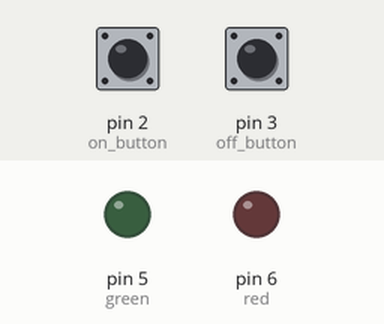
This sketch was run on a simulated Arduino Uno, built with avr-gcc and run on an emulated ATmega328P. On the bench: output pins drawn as LEDs (lit = HIGH). Inputs (shaded band) come from the test bench; at power-on: pin 2 (on_button) HIGH, pin 3 (off_button) HIGH. WiFi joins after 1.5 s; servers stay silent unless stated; pins used as bus, display or sensor lines are not drawn; what the sketch prints to the serial monitor is not drawn.

Above: at 1.6 s.
1.7 s: pin 2 (on_button) pulled LOW for 0.15 s
At 2.5 s:
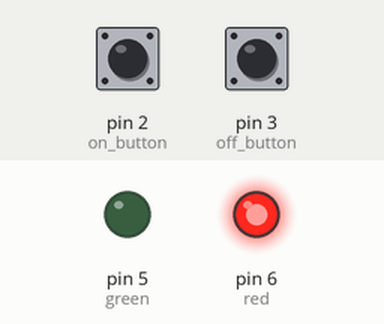
3.3 s: pin 3 (off_button) pulled LOW for 0.15 s
At 3.7 s:
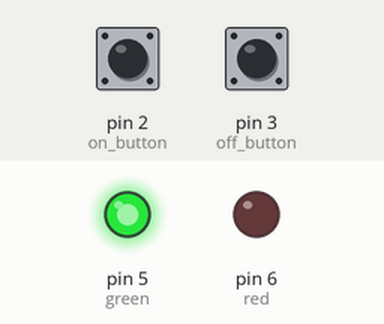
4.9 s: pin 2 (on_button) pulled LOW for 1 s
At 6.1 s:
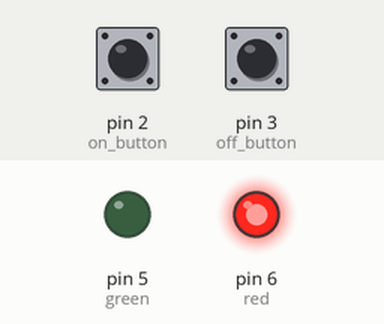
7.4 s: pin 3 (off_button) pulled LOW for 1 s
At 8.0 s:
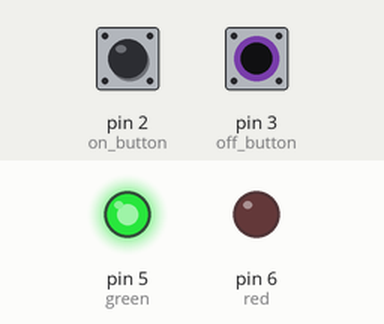
9.9 s: pin 2 (on_button) pulsed LOW 5 times (0.12 s each, 0.3 s apart)
At 11.1 s:
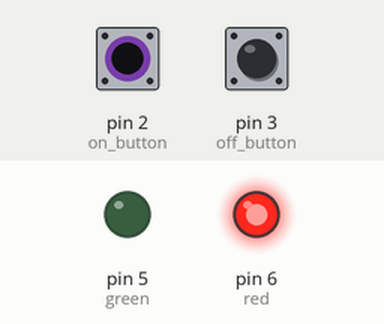
12.9 s: pin 3 (off_button) driven LOW
At 13.4 s:
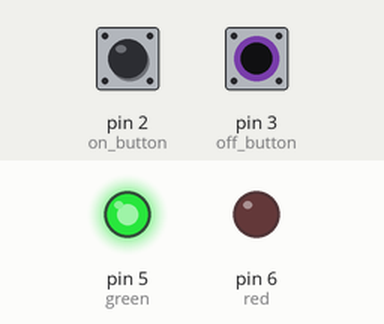
Timing chart, 0 to 15.7 s (numbered marks = the images above; inputs shaded):
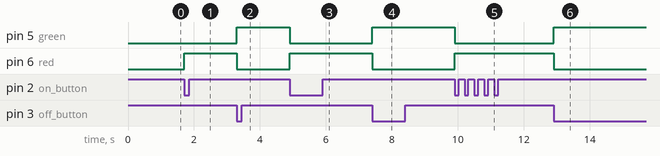

The sketch:

Two_buttons_.ino
```cpp
// This project is the basic script to design and implement low cost
// controllling system for the proejectors using Hex commands through
// TCP 7142 port
//https://www.industrialshields.com/blog/arduino-industrial-1/post/how-to-create-a-tcp-client-on-an-arduino-based-plc-55
#include <Ethernet.h>
#include <SPI.h>

byte mac[] = {0xDE,0xAD,0xBE,0xEF,0xFE,0xED};
byte ip[] = {192,168,0,1};
byte projector[] = {192,168,0,10}; // the projector IP
byte variable[22];//21,because the status reply is 21 bytes
const byte green =5;
const byte red =6;
int k,Reset=7;
int x,y;//x acts as a flag for the yellow led
//y acts as a flag for the red led
EthernetClient client;
byte commandOn[]={0x02,0x00,0x00,0x00,0x00,0x02};// turn on command
byte commandOff[]={0x02,0x01,0x00,0x00,0x00,0x03};// turn off command
byte StatusReq []={0x00,0x85,0x00,0x00,0x01,0x01,0x87};//running status command
void setup()
{
digitalWrite(Reset, HIGH);
Ethernet.begin(mac, ip);
Serial.begin(9600);
pinMode(Reset, OUTPUT);
pinMode(2,INPUT_PULLUP); //on button
pinMode(3,INPUT_PULLUP);//off button
pinMode(6,OUTPUT);
pinMode(5,OUTPUT);
Serial.println("connecting to the projector...");
client.connect(projector,7142);
if (client.connect(projector, 7142)) {
    Serial.println("connected  and my local IP");
    Serial.println(Ethernet.localIP());
    Serial.println("connected");
    }
attachInterrupt(digitalPinToInterrupt(2),Intrrupt0ff, CHANGE);
attachInterrupt(digitalPinToInterrupt(3),Intrrupton, CHANGE);
//digitalWrite(green,LOW);
//digitalWrite(red,HIGH);
}
void loop(){
   if(!client.connected()){
    Serial.println("connection failed, Reconnecting....");
    client.connect(projector, 7142);
    if (client.connect(projector, 7142)) {
      Serial.println("finally connected");
    }
  }
delay(600); }
//============================================================
//=============Function Declarations======================
//---------------------the interrupt function----------------------------------------
void  Intrrupt0ff(){// this function is called whenever the button is pressed
 Serial.println("turning off the projector");
digitalWrite(green,LOW);
digitalWrite(red,HIGH);
TurnOff();
}
void Intrrupton(){
digitalWrite(red,LOW);
digitalWrite(green,HIGH);
Serial.println("turning on the projector");
TurnOn();

}


//----Turn off the Projector------------------------------------------------
void TurnOff(){
client.write(commandOff,sizeof(commandOff));//turn off the projector
 delay(300);
 for(int i=0;i<8;i++){
      variable[i] = client.read();}
   for(int i=0;i<8;i++){ // to understand the response, refer to page 15 on the control manual
      Serial.print(variable[i],HEX);
      Serial.print(";");}
       y=0;
    //Serial.println("Reseting the projector......");
    delay(8000);
  //digitalWrite(Reset, LOW);
  }
//-----------------Turn on the projector----------------------------------------------
  void TurnOn(){
client.write(commandOn,sizeof(commandOn));//turn off the projector
 delay(300);
for(int i=0;i<8;i++){
     variable[i] = client.read();}
    for(int i=0;i<8;i++){ // to understand the response, refer to page 15 on the control manual
      Serial.print(variable[i],HEX);
       Serial.print(";");}

    return y=1;
  }
//---------------Get the status of the projector----------------------------------------------------------
/*void getStatus(){
client.write(StatusReq,sizeof(StatusReq));// get the on/ff status
    //delay(600);
 for(int i=0;i<22;i++){
      variable[i] = client.read();}
       Serial.println(" ");
    for(int i=0;i<22;i++){ // to understand the response, refer to page 15 on the control manual
      Serial.print(variable[i],HEX);
       Serial.print(";");
       client.flush();
       }
       return;
  }
   */
```

Measured:
- after the input at 1.7 s, pin 6 (red): LOW → HIGH at once
- after the input at 3.3 s, pin 5 (green): LOW → HIGH at once; pin 6 (red): HIGH → LOW at once
- after the input at 4.9 s, pin 5 (green): HIGH → LOW at once; pin 6 (red): LOW → HIGH at once
- after the input at 7.4 s, pin 5 (green): LOW → HIGH at once; pin 6 (red): HIGH → LOW at once
- after the input at 9.9 s, pin 5 (green): HIGH → LOW at once; pin 6 (red): LOW → HIGH at once
- after the input at 12.9 s, pin 5 (green): LOW → HIGH at once; pin 6 (red): HIGH → LOW at once
